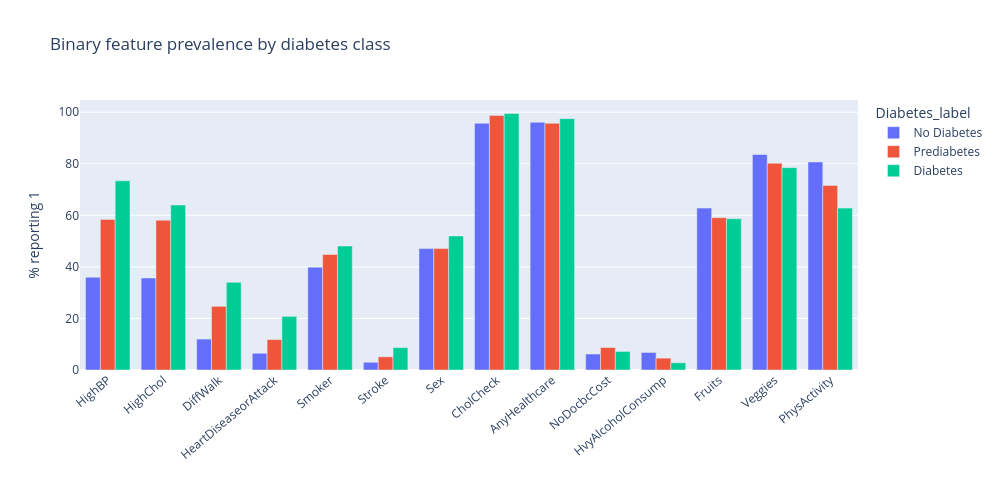

Source (notebook cell):
### Code cell
plot_df = prevalence.drop(columns="spread_pp").reset_index().melt(id_vars="index", var_name="Diabetes_label", value_name="pct_1")
plot_df = plot_df.rename(columns={"index": "feature"})

fig = px.bar(plot_df, x="feature", y="pct_1", color="Diabetes_label", barmode="group",
             category_orders={"Diabetes_label": ["No Diabetes", "Prediabetes", "Diabetes"]},
             labels={"pct_1": "% reporting 1", "feature": ""},
             title="Binary feature prevalence by diabetes class")
fig.update_layout(xaxis_tickangle=-40, height=500, width=1000)
fig.show()

### Figure 1 — Plotly figure (JSON) as saved in the notebook; plotly's stock layout.template omitted (floating-point values rounded to 4 significant figures)
{"data": [{"alignmentgroup": "True", "hovertemplate": "Diabetes_label=No Diabetes<br>=%{x}<br>% reporting 1=%{y}<extra></extra>", "legendgroup": "No Diabetes", "marker": {"color": "#636efa", "pattern": {"shape": ""}}, "name": "No Diabetes", "offsetgroup": "No Diabetes", "orientation": "v", "showlegend": true, "textposition": "auto", "type": "bar", "x": ["HighBP", "HighChol", "DiffWalk", "HeartDiseaseorAttack", "Smoker", "Stroke", "Sex", "CholCheck", "AnyHealthcare", "NoDocbcCost", "HvyAlcoholConsump", "Fruits", "Veggies", "PhysActivity"], "xaxis": "x", "y": [36.0, 35.7, 12.0, 6.5, 39.9, 3.0, 47.1, 95.7, 96.1, 6.2, 6.8, 62.8, 83.6, 80.7], "yaxis": "y"}, {"alignmentgroup": "True", "hovertemplate": "Diabetes_label=Prediabetes<br>=%{x}<br>% reporting 1=%{y}<extra></extra>", "legendgroup": "Prediabetes", "marker": {"color": "#EF553B", "pattern": {"shape": ""}}, "name": "Prediabetes", "offsetgroup": "Prediabetes", "orientation": "v", "showlegend": true, "textposition": "auto", "type": "bar", "x": ["HighBP", "HighChol", "DiffWalk", "HeartDiseaseorAttack", "Smoker", "Stroke", "Sex", "CholCheck", "AnyHealthcare", "NoDocbcCost", "HvyAlcoholConsump", "Fruits", "Veggies", "PhysActivity"], "xaxis": "x", "y": [58.4, 58.1, 24.7, 11.8, 44.8, 5.1, 47.1, 98.7, 95.7, 8.7, 4.6, 59.1, 80.2, 71.6], "yaxis": "y"}, {"alignmentgroup": "True", "hovertemplate": "Diabetes_label=Diabetes<br>=%{x}<br>% reporting 1=%{y}<extra></extra>", "legendgroup": "Diabetes", "marker": {"color": "#00cc96", "pattern": {"shape": ""}}, "name": "Diabetes", "offsetgroup": "Diabetes", "orientation": "v", "showlegend": true, "textposition": "auto", "type": "bar", "x": ["HighBP", "HighChol", "DiffWalk", "HeartDiseaseorAttack", "Smoker", "Stroke", "Sex", "CholCheck", "AnyHealthcare", "NoDocbcCost", "HvyAlcoholConsump", "Fruits", "Veggies", "PhysActivity"], "xaxis": "x", "y": [73.4, 64.0, 34.0, 20.8, 48.1, 8.7, 52.0, 99.5, 97.5, 7.2, 2.8, 58.7, 78.5, 62.8], "yaxis": "y"}], "layout": {"barmode": "group", "height": 500, "legend": {"title": {"text": "Diabetes_label"}, "tracegroupgap": 0}, "title": {"text": "Binary feature prevalence by diabetes class"}, "width": 1000, "xaxis": {"anchor": "y", "domain": [0, 1], "tickangle": -40, "title": {"text": ""}}, "yaxis": {"anchor": "x", "domain": [0, 1], "title": {"text": "% reporting 1"}}}}
